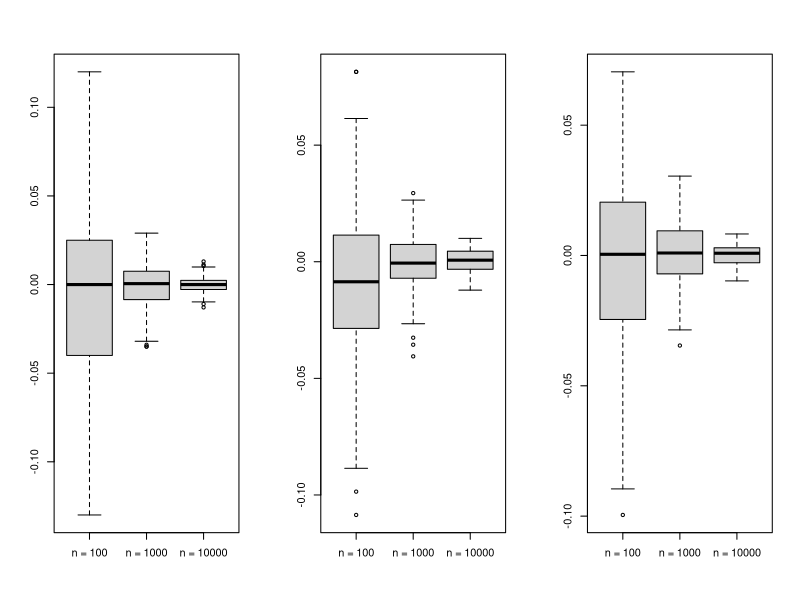
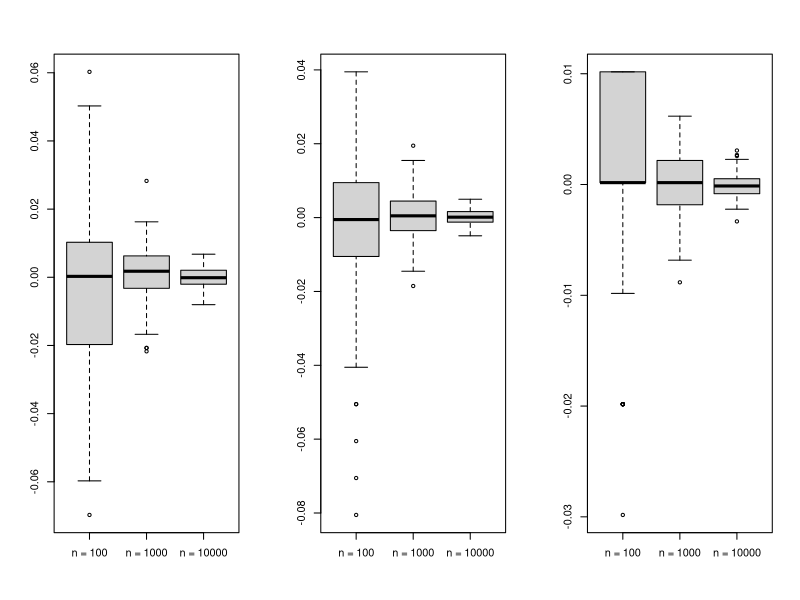
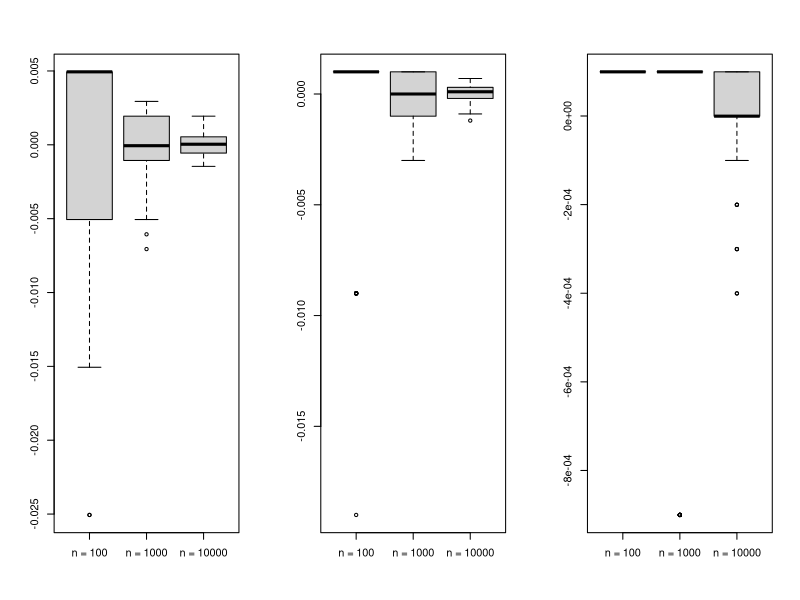

Recreate these plots in R, in order.
## ---- chunk 1

## for latex and html output
isHtml <- knitr::is_html_output()
isLatex <- knitr::is_latex_output()
latex <- ifelse(isLatex, '\\LaTeX\\', 'LaTeX')

## specify global chunk options
knitr::opts_chunk$set(fig.width = 5, fig.height = 4, dpi = 300,
                      out.width = "90%", fig.align = "center")

## ---- chunk 2
set.seed(5361)
t = c(0.0,0.67,0.84,1.28,1.65,2.32,2.58,3.09,3.72)
n = c(10^2, 10^3, 10^4)
approx = matrix(0,3,length(t))
for(i in 1:3)
{   
   dat = rnorm(n[i])
   for(j in 1:length(t))
      approx[i,j] = mean( dat <= t[j])
}
result = round(as.data.frame(rbind(approx,pnorm(t))),4)
row.names(result) = c('n = 100','n = 1000','n = 10000','True Value')

knitr::kable(result, booktabs = TRUE,
             row.names = 1, 
             col.names = c('t = 0.0','t = 0.67','t = 0.84','t = 1.28',
                           't = 1.65','t = 2.32','t = 2.58','t = 3.09','t = 3.72'),
             caption = 'Table for the experiment with the approximation')
## ---- chunk 3
set.seed(5361)
re = 100
approx = matrix(0,re,length(t))
RepDat = vector("list", length(n))
for(i in 1:3)
{   
   for(j in 1:re)
   {   
      dat = rnorm(n[i])
      for(k in 1:length(t))
         approx[j,k] = mean( dat <= t[k]) - pnorm(t[k])
   }   
   RepDat[[i]] = approx
}

par(mfrow = c(1,3))
for(i in 1:9)
   boxplot(RepDat[[1]][,i],RepDat[[2]][,i],RepDat[[3]][,i], 
           names=c('n = 100','n = 1000','n = 10000'))
## ---- chunk 4
set.seed(5361)
t = c(0.0,0.67,0.84,1.28,1.65,2.32,2.58,3.09,3.72)
n = c(10^2, 10^3, 10^4)
approx = matrix(0,3,length(t))
for(i in 1:3)
{   
   dat = rnorm(n[i])
   for(j in 1:length(t))
      approx[i,j] = mean( dat <= t[j])
}
result = as.data.frame(rbind(approx,pnorm(t)))
row.names(result) = c('n = 100','n = 1000','n = 10000','True Value')
## ---- chunk 5
re = 100
approx = matrix(0,re,length(t))
RepDat = vector("list", length(n))
for(i in 1:3)
{   
   for(j in 1:re)
   {   
      dat = rnorm(n[i])
      for(k in 1:length(t))
         approx[j,k] = mean( dat <= t[k]) - pnorm(t[k])
   }   
   RepDat[[i]] = approx
}

#par(mfrow = c(3,3))
#for(i in 1:9)
#   boxplot(RepDat[[1]][,i],RepDat[[2]][,i],RepDat[[3]][,i],
#           names=c('n = 100','n = 1000','n = 10000'))
## ---- chunk 6
.Machine$double.xmax
## ---- chunk 7
.Machine$double.xmin
## ---- chunk 8
.Machine$double.eps
## ---- chunk 9
.Machine$double.neg.eps
